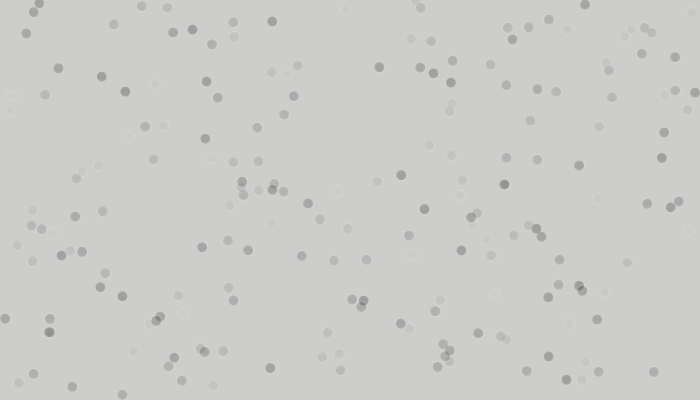
Frame 1 (no input)
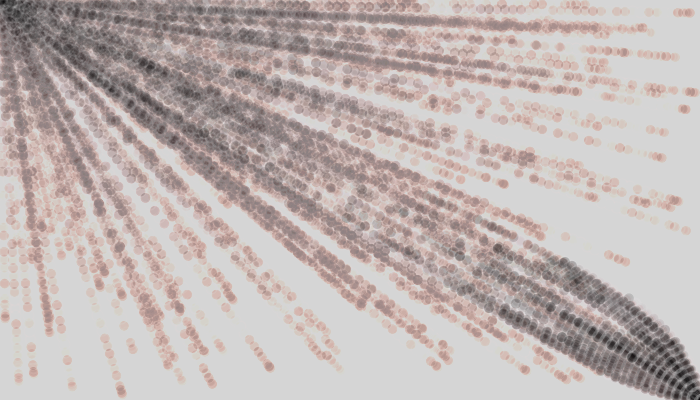
Frame 60 (the mouse pressed at the canvas centre just before this capture)
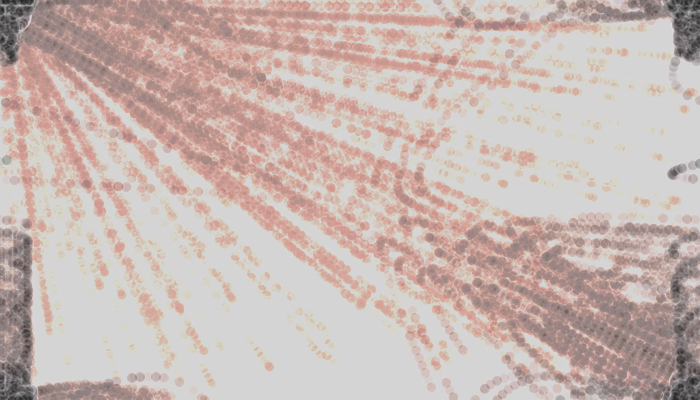
Frame 120 (the mouse held since frame 60 and released just before this capture)

The Processing sketch that drew these frames (run headless with seeded random() and noise(); from frame 60 on, the mouse is pressed at the canvas centre):

// Processing sketch: processing_36445
// ── processing_36445.pde

//change The value of num to increase/decrease amount of particles\\
int num = 200;


Ball[] ball = new Ball[num];

void setup() {
  size(700,400);
  smooth();


// array variable to add particles\\
  for (int i = 0; i < ball.length; i++) {
    ball[i] = new Ball(); 
  }
}

void draw() {
  
  //changes the colour of the trace and fade\\
  noStroke();
  fill(255,random(150,250),random(150,250),3);
  rect(0,0,width,height);

  for (int i = 0; i < ball.length; i++) {
    ball[i].update();
    ball[i].passthrough();
    ball[i].display(); 

  }
}

 
class Ball {

  // listing variables \\
  PVector location;
  PVector velocity;
  PVector acceleration;
  float topspeed;

// creating new "voids" \\

  Ball() {
    location = new PVector(random(width),random(height));
    velocity = new PVector(0,0);
    topspeed = 8;
  }

// controls where the particles attract towards \\

  void update() {

    PVector mouse = new PVector(mouseX,mouseY);
    PVector dir = PVector.sub(mouse,location);  
    dir.normalize();    
    acceleration = dir;  
    
// mouse interaction \\

  if(mousePressed){
      dir.mult(-1);
    }

    else{
      dir.mult(1);
    }

    velocity.add(acceleration);
    velocity.limit(topspeed);
    location.add(velocity);
  }


// asthetics of the ellipse \\
  void display() {
    strokeWeight(2);
    fill(0,random(60));
    stroke(255,20);
    ellipse(location.x,location.y,10,10);

       
  }


// makes the particles passthrough the page to the opposite of the application \\
  void passthrough() {

    if (location.x > width) {
      location.x = 0;
    } else if (location.x < 0) {
      location.x = width;
    }

    if (location.y > height) {
      location.y = 0;
    }  else if (location.y < 0) {
      location.y = height;
    }

  }

}

////////courtesy of code from "http://murderandcreate.com/physics/" and "http://processing.org/learning/pvector/"
